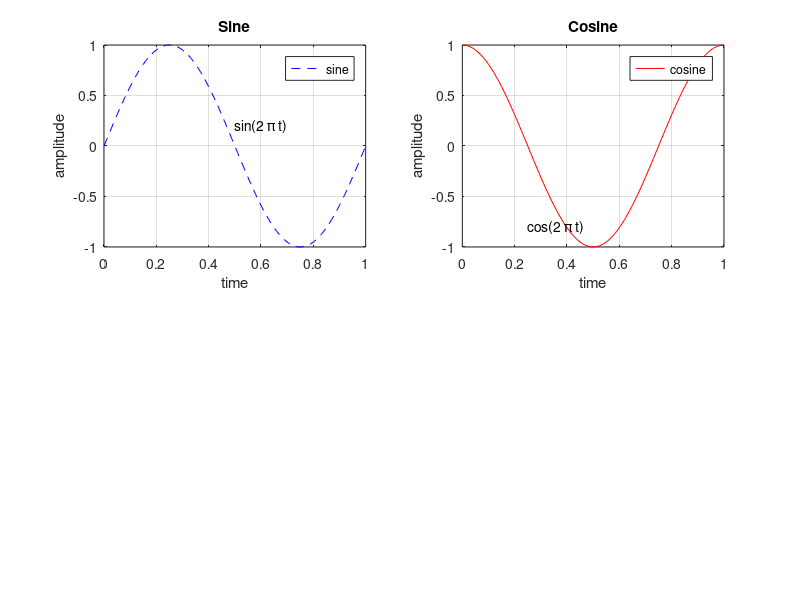

MATLAB code for this plot:
clc
clear
t=0:0.01:1;
z1=sin(2*pi*t);
z2=cos(2*pi*t);

x0=[0.5;0.25];
y0=[0.2;-0.8];

s1='sin(2 \pi t)';
s2='cos(2 \pi t)';

figure('Position', [90, 90, 800, 400]);

subplot(2,2,1);
plot(t,z1,'--b');

text(x0(1), y0(1), s1); % Add label for subplot 1
title('Sine'); %Title
grid on %Add grid
legend('sine');
xlabel('time') % the name of X-axis
ylabel('amplitude') %the name of Y-axis


subplot(2,2,2);
plot(t,z2,'r');

text(x0(2), y0(2), s2); % Add label for subplot 2
legend('cosine');
title('Cosine'); %Title
xlabel('time') % the name of X-axis
ylabel('amplitude') %the name of Y-axis
grid on %Add grid